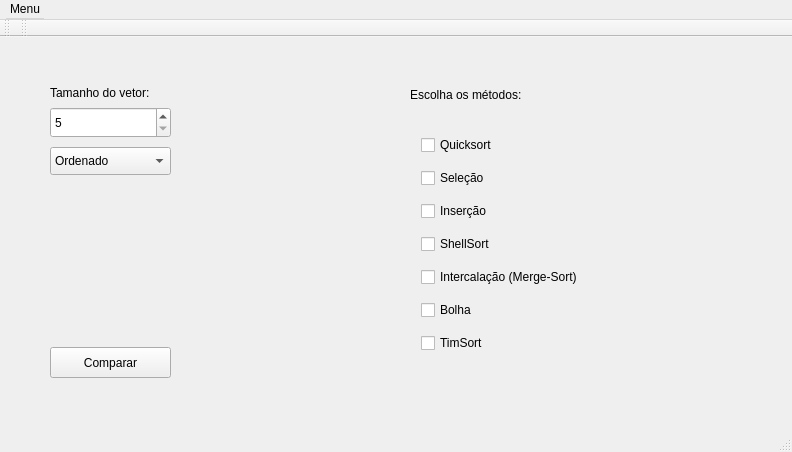
<?xml version="1.0" encoding="UTF-8"?>
<ui version="4.0">
 <class>MainWindow</class>
 <widget class="QMainWindow" name="MainWindow">
  <property name="geometry">
   <rect>
    <x>0</x>
    <y>0</y>
    <width>792</width>
    <height>452</height>
   </rect>
  </property>
  <property name="windowTitle">
   <string>MainWindow</string>
  </property>
  <widget class="QWidget" name="centralWidget">
   <widget class="QWidget" name="gridLayoutWidget">
    <property name="geometry">
     <rect>
      <x>410</x>
      <y>80</y>
      <width>231</width>
      <height>261</height>
     </rect>
    </property>
    <layout class="QGridLayout" name="gridLayout">
     <item row="5" column="0">
      <widget class="QCheckBox" name="shellsort">
       <property name="text">
        <string>ShellSort</string>
       </property>
      </widget>
     </item>
     <item row="4" column="0">
      <widget class="QCheckBox" name="insercao">
       <property name="text">
        <string>Inserção</string>
       </property>
      </widget>
     </item>
     <item row="7" column="0">
      <widget class="QCheckBox" name="bolha">
       <property name="text">
        <string>Bolha</string>
       </property>
      </widget>
     </item>
     <item row="2" column="0">
      <widget class="QCheckBox" name="selecao">
       <property name="text">
        <string>Seleção</string>
       </property>
      </widget>
     </item>
     <item row="8" column="0">
      <widget class="QCheckBox" name="tomsort">
       <property name="text">
        <string>TimSort</string>
       </property>
      </widget>
     </item>
     <item row="6" column="0">
      <widget class="QCheckBox" name="intercalacao">
       <property name="text">
        <string>Intercalação (Merge-Sort)</string>
       </property>
      </widget>
     </item>
     <item row="1" column="0">
      <widget class="QCheckBox" name="quicksort">
       <property name="text">
        <string>Quicksort</string>
       </property>
       <property name="checked">
        <bool>false</bool>
       </property>
      </widget>
     </item>
    </layout>
   </widget>
   <widget class="QSpinBox" name="spinBox">
    <property name="geometry">
     <rect>
      <x>50</x>
      <y>70</y>
      <width>121</width>
      <height>31</height>
     </rect>
    </property>
    <property name="toolTip">
     <string>&lt;html&gt;&lt;head/&gt;&lt;body&gt;&lt;p&gt;&lt;br/&gt;&lt;/p&gt;&lt;/body&gt;&lt;/html&gt;</string>
    </property>
    <property name="minimum">
     <number>5</number>
    </property>
   </widget>
   <widget class="QLabel" name="label">
    <property name="geometry">
     <rect>
      <x>50</x>
      <y>40</y>
      <width>131</width>
      <height>31</height>
     </rect>
    </property>
    <property name="text">
     <string>Tamanho do vetor:</string>
    </property>
   </widget>
   <widget class="QLabel" name="label_2">
    <property name="geometry">
     <rect>
      <x>410</x>
      <y>50</y>
      <width>151</width>
      <height>16</height>
     </rect>
    </property>
    <property name="text">
     <string>Escolha os métodos:</string>
    </property>
   </widget>
   <widget class="QPushButton" name="pushButton">
    <property name="geometry">
     <rect>
      <x>50</x>
      <y>310</y>
      <width>121</width>
      <height>31</height>
     </rect>
    </property>
    <property name="text">
     <string>Comparar</string>
    </property>
   </widget>
   <widget class="QComboBox" name="comboBox">
    <property name="geometry">
     <rect>
      <x>50</x>
      <y>110</y>
      <width>121</width>
      <height>28</height>
     </rect>
    </property>
    <item>
     <property name="text">
      <string>Ordenado</string>
     </property>
    </item>
    <item>
     <property name="text">
      <string>Semi-Ordenado</string>
     </property>
    </item>
    <item>
     <property name="text">
      <string>Desordenado</string>
     </property>
    </item>
    <item>
     <property name="text">
      <string>Inverso</string>
     </property>
    </item>
   </widget>
  </widget>
  <widget class="QMenuBar" name="menuBar">
   <property name="geometry">
    <rect>
     <x>0</x>
     <y>0</y>
     <width>792</width>
     <height>25</height>
    </rect>
   </property>
   <property name="minimumSize">
    <size>
     <width>80</width>
     <height>20</height>
    </size>
   </property>
   <widget class="QMenu" name="menuOL">
    <property name="title">
     <string>Menu</string>
    </property>
    <addaction name="separator"/>
   </widget>
   <addaction name="menuOL"/>
  </widget>
  <widget class="QToolBar" name="mainToolBar">
   <attribute name="toolBarArea">
    <enum>TopToolBarArea</enum>
   </attribute>
   <attribute name="toolBarBreak">
    <bool>false</bool>
   </attribute>
  </widget>
  <widget class="QStatusBar" name="statusBar"/>
  <widget class="QToolBar" name="toolBar">
   <property name="windowTitle">
    <string>toolBar</string>
   </property>
   <attribute name="toolBarArea">
    <enum>TopToolBarArea</enum>
   </attribute>
   <attribute name="toolBarBreak">
    <bool>false</bool>
   </attribute>
  </widget>
 </widget>
 <layoutdefault spacing="6" margin="11"/>
 <resources/>
 <connections/>
</ui>
